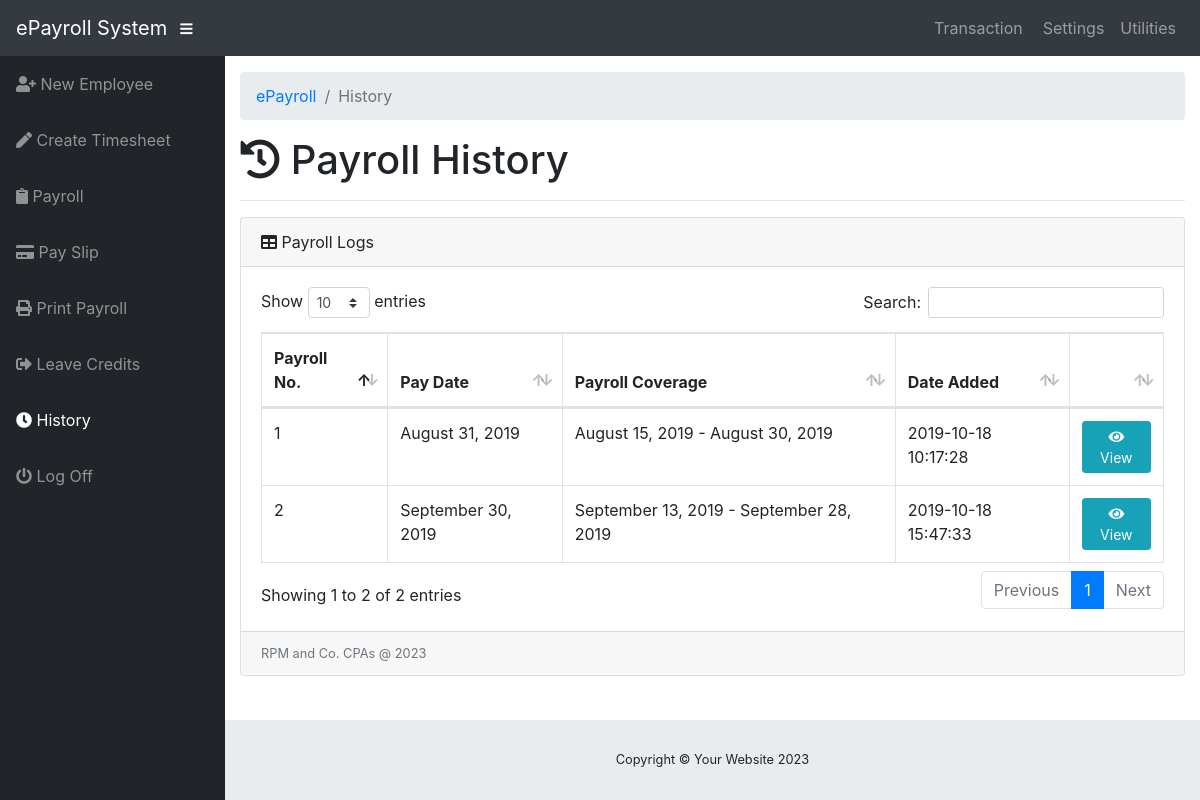
The app's page /pages/history.php (signed in) with its own data.
### tables this page shows
CREATE TABLE `tbl_history` (
  `log_number` int(11) NOT NULL,
  `pay_date` varchar(100) DEFAULT NULL,
  `payroll_content` text DEFAULT NULL,
  `pay_coverage` varchar(100) DEFAULT NULL,
  `date_added` datetime DEFAULT NULL ON UPDATE current_timestamp()
);

### pages/history.php (the view, shortened to what this page needs)
<!DOCTYPE html>
<html lang="en">
<head>
  <?php
    include "../assets/assets.php";
  ?>
  <link rel="stylesheet" href="../css/payroll-style.css">
  <link rel="stylesheet" href="../rmdp/css/popelt.css">
</head>
<body id="page-top">
<?php
	require "../included/nav.php";
?>
  <div id="wrapper">
  	<?php
  		require '../included/sidebar_history.php';
  	?>
    <div id="content-wrapper">
      <div class="container-fluid">
        <ol class="breadcrumb">
          <li class="breadcrumb-item">
            <a href="dashboard.php">ePayroll</a>
          </li>
          <li class="breadcrumb-item active">History</li>
        </ol>
        <h1><i class="fa fa-history"></i> Payroll History</h1>
        <hr>
        <div id="dt_div" class="card mb-3">
          <div class="card-header">
            <i class="fas fa-table"></i>
            Payroll Logs</div>
          <div class="card-body">
            <div class="table-responsive">
              <table class="table table-bordered" id="dataTable" width="100%" cellspacing="0">
                <thead>
                  <tr>
                    <th>Payroll No.</th>
                    <th>Pay Date</th>
                    <th>Payroll Coverage</th>
                    <th>Date Added</th>
                    <th></th>
                  </tr>
                </thead>
                <tbody>
                  <?php
                    require "../php/php_conn.php";
                    $sql = mysqli_query($conn, "SELECT * FROM tbl_history ORDER BY log_number DESC");
                    while($row = mysqli_fetch_assoc($sql)){
                    ?>
                    <tr>
                      <td><?php echo $row["log_number"]; ?></td>
                      <td><?php echo $row["pay_date"]; ?></td>
                      <td><?php echo $row["pay_coverage"]; ?></td>
                      <td><?php echo $row["date_added"]; ?></td>
                      <td><button class="btn btn-sm btn-info" id="<?php echo $row["log_number"]; ?>" data-toggle="modal" onclick="view_payroll(this.id)"><i class="fa fa-eye"></i> View</button></td>
                    </tr>
                    <?php
                    }
                    ?>
                </tbody>
              </table>
            </div>
          </div>
          <div class="card-footer small text-muted">RPM and Co. CPAs @ <?php echo date("Y");?></div>
        </div>
      </div>
      <footer class="sticky-footer">
        <div class="container my-auto">
          <div class="copyright text-center my-auto">
            <span>Copyright © Your Website <?php echo date("Y");?></span>
          </div>
        </div>
      </footer>
    </div>
  </div>
</body>
</html>

### assets/assets.php (shortened to what this page needs)
<link href="../vendor/fontawesome-free/css/all.min.css" rel="stylesheet" type="text/css">
<link href="../vendor/datatables/dataTables.bootstrap4.css" rel="stylesheet">
<link href="../css/sb-admin.css" rel="stylesheet">
<link href="../css/bd-modal.css" rel="stylesheet">
<link rel="stylesheet" type="text/css" href="../sweetalert-master/dist/sweetalert.css">
<link rel="stylesheet" type="text/css" href="../alertify.js-0.3.11/themes/alertify.core.css">
<link rel="stylesheet" type="text/css" href="../alertify.js-0.3.11/themes/alertify.default.css">

### included/nav.php (shortened to what this page needs)
<nav class="navbar navbar-expand navbar-dark bg-dark static-top">
  <a class="navbar-brand mr-1" href="dashboard.php">ePayroll System</a>
  <button class="btn btn-link btn-sm text-white order-1 order-sm-0" id="sidebarToggle" href="#">
    <i class="fas fa-bars"></i>
  </button>
    <ul class="navbar-nav ml-auto ml-md-0">
      <li class="nav-item dropdown no-arrow mx-1">
        <a class="nav-link dropdown-toggle" href="#" id="alertsDropdown" role="button" data-toggle="dropdown" aria-haspopup="true" aria-expanded="false">
          <span>Transaction</span>
        </a>
      </li>
      <li class="nav-item dropdown no-arrow">
        <a class="nav-link dropdown-toggle" href="#" id="userDropdown" role="button" data-toggle="dropdown" aria-haspopup="true" aria-expanded="false">
          <span>Settings</span>
        </a>
      </li>
      <li class="nav-item dropdown no-arrow">
        <a class="nav-link dropdown-toggle" href="#" id="userDropdown" role="button" data-toggle="dropdown" aria-haspopup="true" aria-expanded="false">
          <span>Utilities</span>
        </a>
      </li>
    </ul>
</nav>

### included/sidebar_history.php
<ul class="sidebar navbar-nav">
		<li class="nav-item">
			<a class="nav-link" href="new_employee.php">
				<i class="fa fa-user-plus" aria-hidden="true"></i>
				<span> New Employee</span>
			</a>
		</li>
		<li class="nav-item">
			<a class="nav-link" href="timesheet.php">
				<i class="fa fa-pen" aria-hidden="true"></i>
				<span> Create Timesheet</span>
			</a>
		</li>
		<li class="nav-item">
			<a class="nav-link" href="payroll.php">
				<i class="fa fa-clipboard" aria-hidden="true"></i>
				<span> Payroll</span>
			</a>
		</li>
		<li class="nav-item">
			<a class="nav-link" href="payslip.php">
				<i class="fa fa-credit-card" aria-hidden="true"></i>
				<span> Pay Slip</span>
			</a>
		</li>
		<li class="nav-item">
			<a class="nav-link" href="printpayroll.php">
				<i class="fa fa-print" aria-hidden="true"></i>
				<span> Print Payroll</span>
			</a>
		</li>
		<li class="nav-item">
			<a class="nav-link" href="leave_credits.php">
				<i class="fa fa-sign-out-alt"></i>
				<span> Leave Credits</span>
			</a>
		</li>
		<li class="nav-item active">
			<a class="nav-link" href="history.php">
				<i class="fa fa-clock" aria-hidden="true"></i>
				<span> History</span>
			</a>
		</li>
		<li class="nav-item">
			<a class="nav-link" href="../php/php_logout.php">
				<i class="fa fa-power-off" aria-hidden="true"></i>
				<span> Log Off</span>
			</a>
		</li>
    </ul>

### records on screen
tbl_history: log_number "2", pay_date "September 30, 2019", pay_coverage "September 13, 2019 - September 28, 2019", date_added "2019-10-18 15:47:33"
tbl_history: log_number "1", pay_date "August 31, 2019", pay_coverage "August 15, 2019 - August 30, 2019", date_added "2019-10-18 10:17:28"
